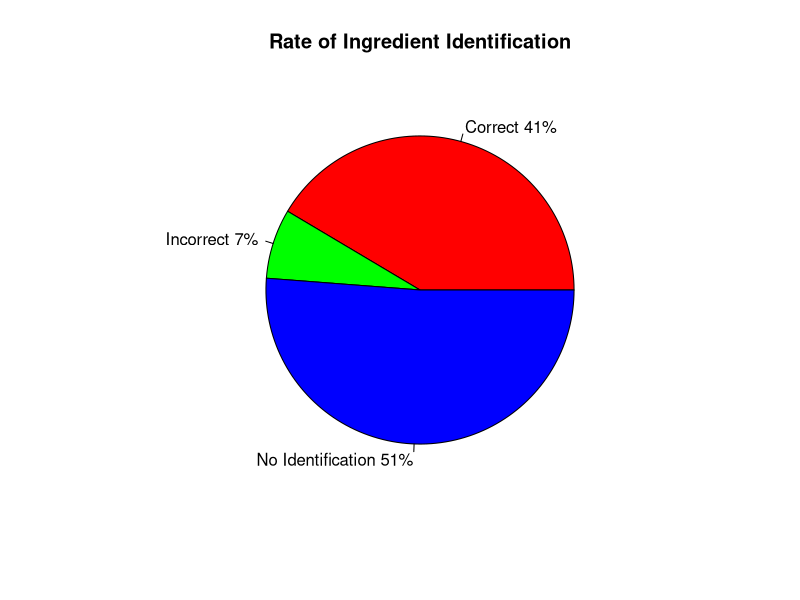
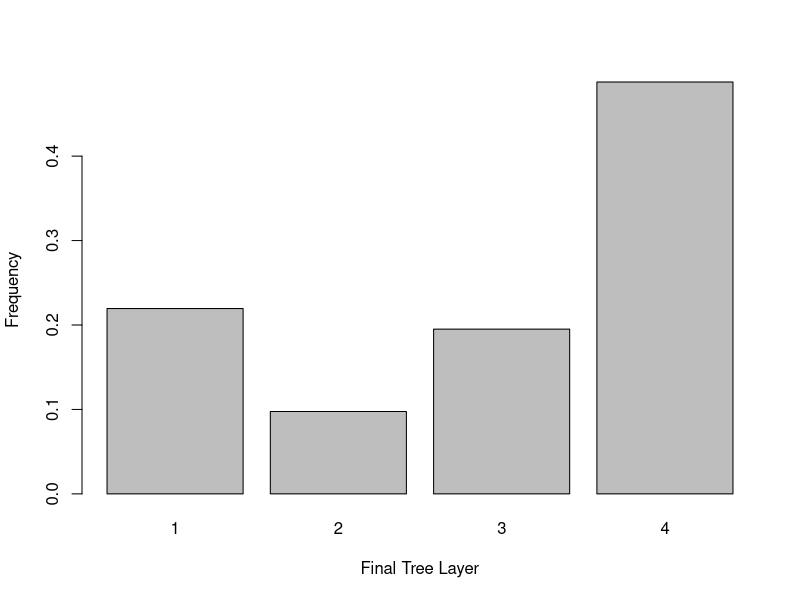
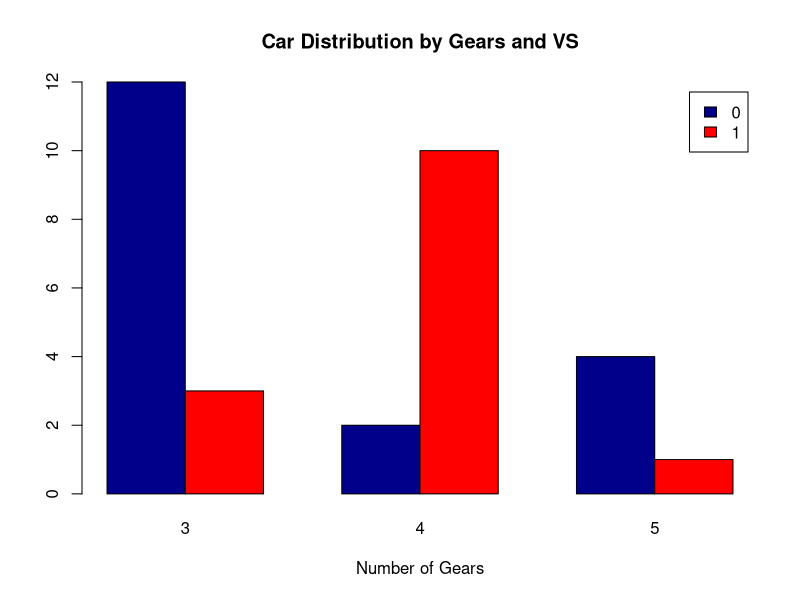

Recreate these plots in R, in order.

food <- read.csv("food.csv")
food$last_layer = as.factor(food$last_layer)

# Pie Chart with Percentages
slices <- prop.table(table(food$correct_descrip))
lbls <- c("Correct", "Incorrect", "No Identification")
pct <- round(slices/sum(slices)*100)
lbls <- paste(lbls, pct) # add percents to labels 
lbls <- paste(lbls,"%",sep="") # ad % to labels 
pie(slices,labels = lbls, col=rainbow(length(lbls)),
    main="Rate of Ingredient Identification")

# Bar chart for final layer of question
barplot(prop.table(table(food$last_layer)), 
        xlab="Final Tree Layer", 
        ylab="Frequency")

# Grouped Bar Plot across images
counts <- table(mtcars$vs, mtcars$gear)
barplot(counts, main="Car Distribution by Gears and VS",
        xlab="Number of Gears", col=c("darkblue","red"),
        legend = rownames(counts), beside=TRUE)